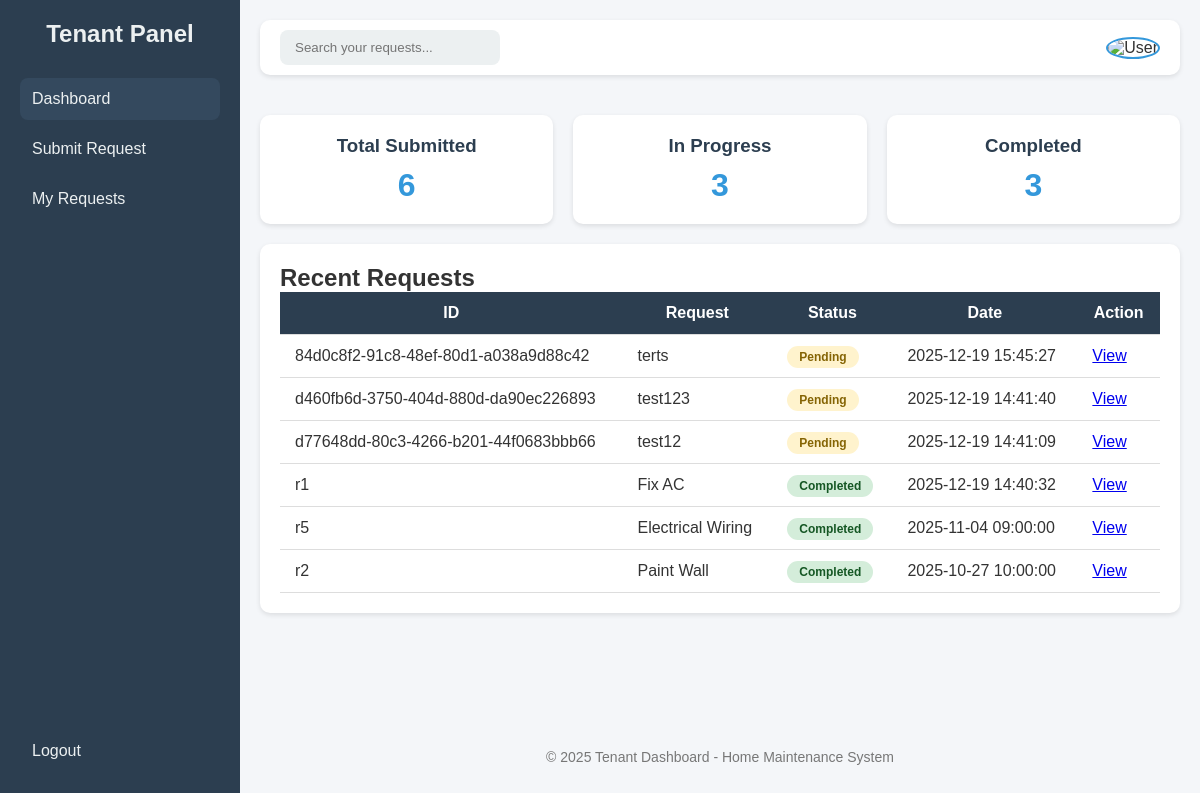
The page /tenant/dashboard (signed in) on the database as committed earlier.
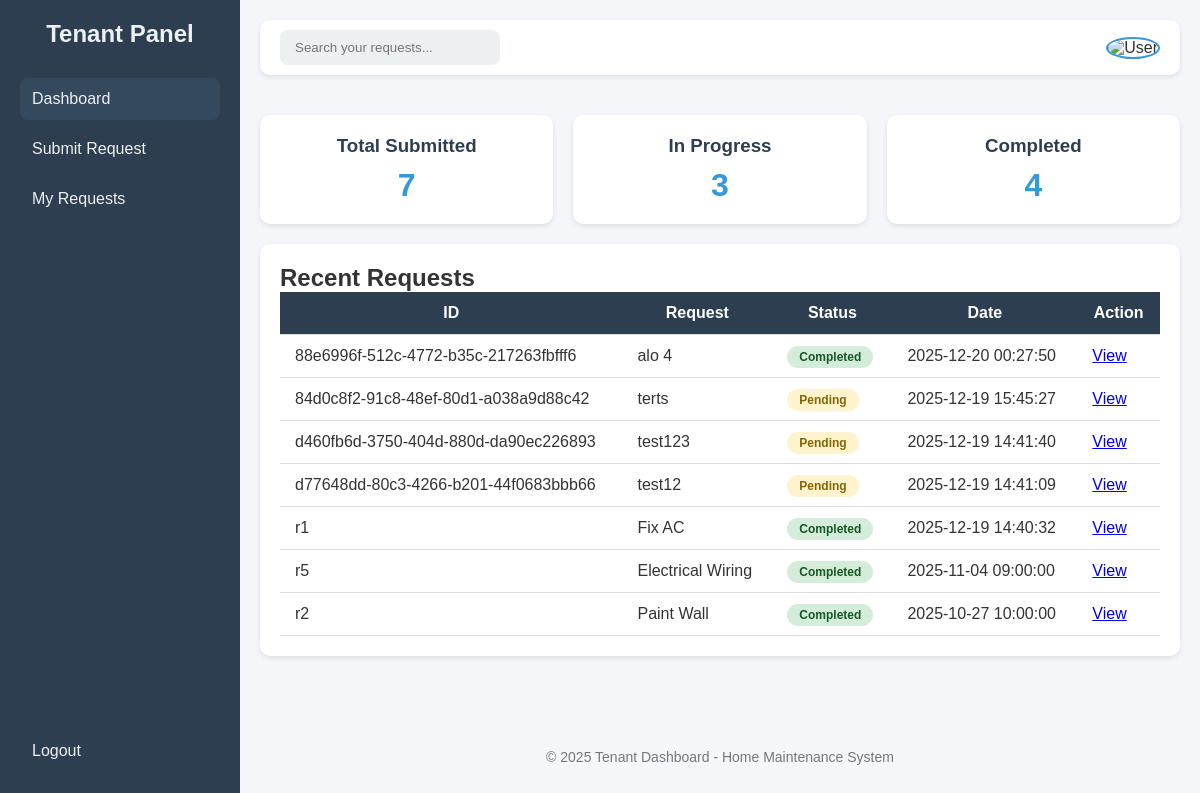
The same page on the database as committed later.
### tables this page shows
CREATE TABLE requests (
        id TEXT PRIMARY KEY,
        title TEXT,
        description TEXT,
        status TEXT,
        assigned_to TEXT,
        date TEXT,
        user_id TEXT,
        FOREIGN KEY(user_id) REFERENCES users(id),
        FOREIGN KEY(assigned_to) REFERENCES users(id)
    );

### app.py (the view)
@app.route('/tenant/dashboard')
@Role_Authentication(["tenant"])
def tenant_dashboard():
    tenant_id = session.get('User_id')
    search = request.args.get('search', '')
    conn = get_db_connection()
    total = conn.execute(
        "SELECT COUNT(*) FROM requests WHERE user_id = ?", (tenant_id,)
    ).fetchone()[0]
    in_progress = conn.execute(
        "SELECT COUNT(*) FROM requests WHERE user_id = ? AND status IN ('Pending', 'In Progress')", (tenant_id,)
    ).fetchone()[0]
    completed = conn.execute(
        "SELECT COUNT(*) FROM requests WHERE user_id = ? AND status='Completed'", (tenant_id,)
    ).fetchone()[0]
    query = "SELECT id, title, status, date FROM requests WHERE user_id = ?"
    params = [tenant_id]
    if search:
        query += " AND title LIKE ?"
        params.append(f'%{search}%')
    query += " ORDER BY date DESC LIMIT 10"
    recent = conn.execute(query, params).fetchall()
    conn.close()
    return render_template('tenant_dashboard.html', total=total, in_progress=in_progress,
                           completed=completed, recent=recent, search=search)

### app.py (called while the page is built)
def get_db_connection():
    conn = sqlite3.connect(DB_NAME)
    conn.row_factory = sqlite3.Row
    return conn

def Role_Authentication(allowed_roles):
    def decorator(f):
        @wraps(f)
        def decorated_function(*args, **Kwargs):
            if 'role' not in session:
                flash('Access denied. Please log in.')
                return redirect(url_for("login"))
            if session['role'] not in allowed_roles:
                flash('Access denied. Insufficient privileges.')
                return redirect(url_for("dashboard"))
            return f(*args, **Kwargs)
        return decorated_function
    return decorator

### templates/tenant_dashboard.html (shortened to what this page needs)
<!DOCTYPE html>
<html lang="en">
<head>
</head>
<body>
    <div class="sidebar">
        <div>
            <h2>Tenant Panel</h2>
            <a href="{{ url_for('tenant_dashboard') }}" class="active">Dashboard</a>
            <a href="{{ url_for('submit_request') }}">Submit Request</a>
            <a href="{{ url_for('tenant_all_requests') }}">My Requests</a>
        </div>
        <div>
            <a href="{{ url_for('logout') }}">Logout</a>
        </div>
    </div>
    <div class="main">
        <div class="top-bar">
            <form action="{{ url_for('tenant_dashboard') }}" method="GET" class="search-bar">
                <input type="text" name="search" placeholder="Search your requests..." value="{{ search }}">
            </form>
            <div class="user-actions">
                <img src="https://cdn-icons-png.flaticon.com/512/847/847969.png" alt="User" class="user-logo" />
            </div>
        </div>
        <div class="stats">
            <div class="card">
                <h3>Total Submitted</h3>
                <p>{{ total }}</p>
            </div>
            <div class="card">
                <h3>In Progress</h3>
                <p>{{ in_progress }}</p>
            </div>
            <div class="card">
                <h3>Completed</h3>
                <p>{{ completed }}</p>
            </div>
        </div>
        <div class="content-section">
            <h2>Recent Requests</h2>
            <table>
                <thead>
                    <tr>
                        <th>ID</th>
                        <th>Request</th>
                        <th>Status</th>
                        <th>Date</th>
                        <th>Action</th>
                    </tr>
                </thead>
                <tbody>
                    {% if recent %}
                        {% for req in recent %}
                        <tr>
                            <td>{{ req.id }}</td>
                            <td>{{ req.title }}</td>
                            <td>
                                {% if req.status == "Pending" %}
                                    <span class="status-badge status-pending">Pending</span>
                                {% elif req.status == "Completed" %}
                                    <span class="status-badge status-completed">Completed</span>
                                {% else %}
                                    <span class="status-badge status-in-progress">In Progress</span>
                                {% endif %}
                            </td>
                            <td>{{ req.date }}</td>
                            <td>
                                <a href="{{ url_for('view_single_request', req_id=req.id) }}">View</a>
                            </td>
                        </tr>
                        {% endfor %}
                    {% else %}
                        <tr>
                            <td colspan="5" style="text-align:center; color:#888;">No requests found.</td>
                        </tr>
                    {% endif %}
                </tbody>
            </table>
        </div>
        <footer>
            <p>&copy; 2025 Tenant Dashboard - Home Maintenance System</p>
        </footer>
    </div>
</body>
</html>

Rows that differ between the two databases and show on the page:
added requests: id "88e6996f-512c-4772-b35c-217263fbfff6", title "alo 4", status "Completed", date "2025-12-20 00:27:50"
Other text that changed with them:
{{ total }}: "6" → "7"
{{ completed }}: "3" → "4"
